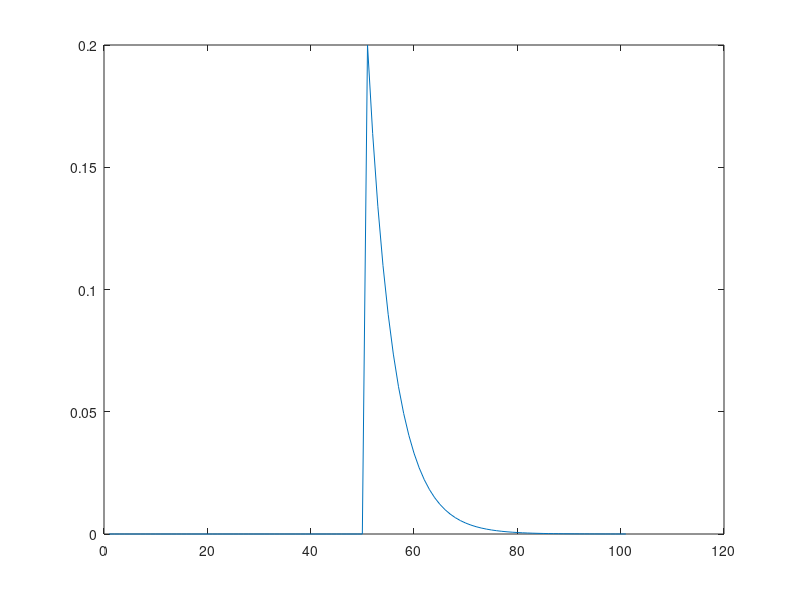
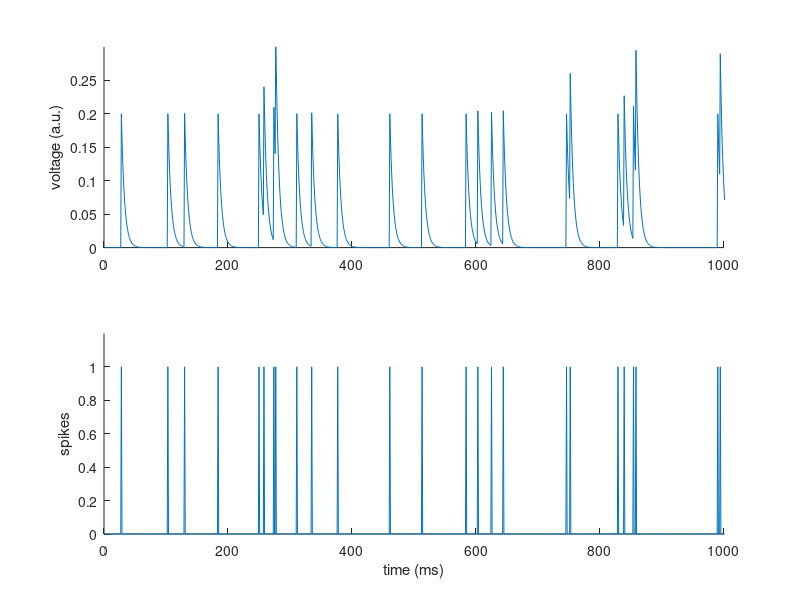

MATLAB code to generate these figures, in order:
%% Part 3: Convolution to estimate voltage response to a spike train
clear all

% Generating a 20 Hz Poisson Spike Train.
target_rate = 20; % measured in Hz
N = 10000;
firingRate = 0;
p = 0;

% check if firing rate within threshold of target rate; threshold=0.1 difference
while 1
    if abs( firingRate - target_rate ) < 0.1
        break
        
    end

    % generate random spike train, where # above probability 
    % "fire" get firing rate and update probability; 
    % as time goes on, neuron more and more likely to fire.
    spikeTrain = rand( 1, N ) > ( 1 - p );
    firingRate = sum( spikeTrain == 1 ) / ( N / 1000 );
    p = p + 0.00001;

    % when we get p > 1, neuron did not fire in our time 
    % threshold
    if p > 1
        disp('did not find a suitable p')
        break
        
    end
    
end

% Construct kernel.
mu = 5; % in ms.
tKernel = -50 : 50;
k = exppdf( tKernel, mu ); 
plot( k )

% Perform convolution.
spikeTrain = double( spikeTrain );
estimatedVoltage = conv( spikeTrain, k, 'same' );

% Plot.
time = 1 : N; % time vector in ms
figure
hAx( 1 ) = subplot( 2, 1, 1 );
plot( time, estimatedVoltage )
ylim( [ 0 0.3 ] )
box off
ylabel( 'voltage (a.u.)' )

hAx( 2 ) = subplot( 2, 1, 2 );
plot( time, spikeTrain )
xlabel( 'time (ms)' )
ylabel( 'spikes' )
box off
ylim( [ 0 1.2 ] )
linkaxes( hAx, 'x' )
xlim( [ 0 1000 ] )